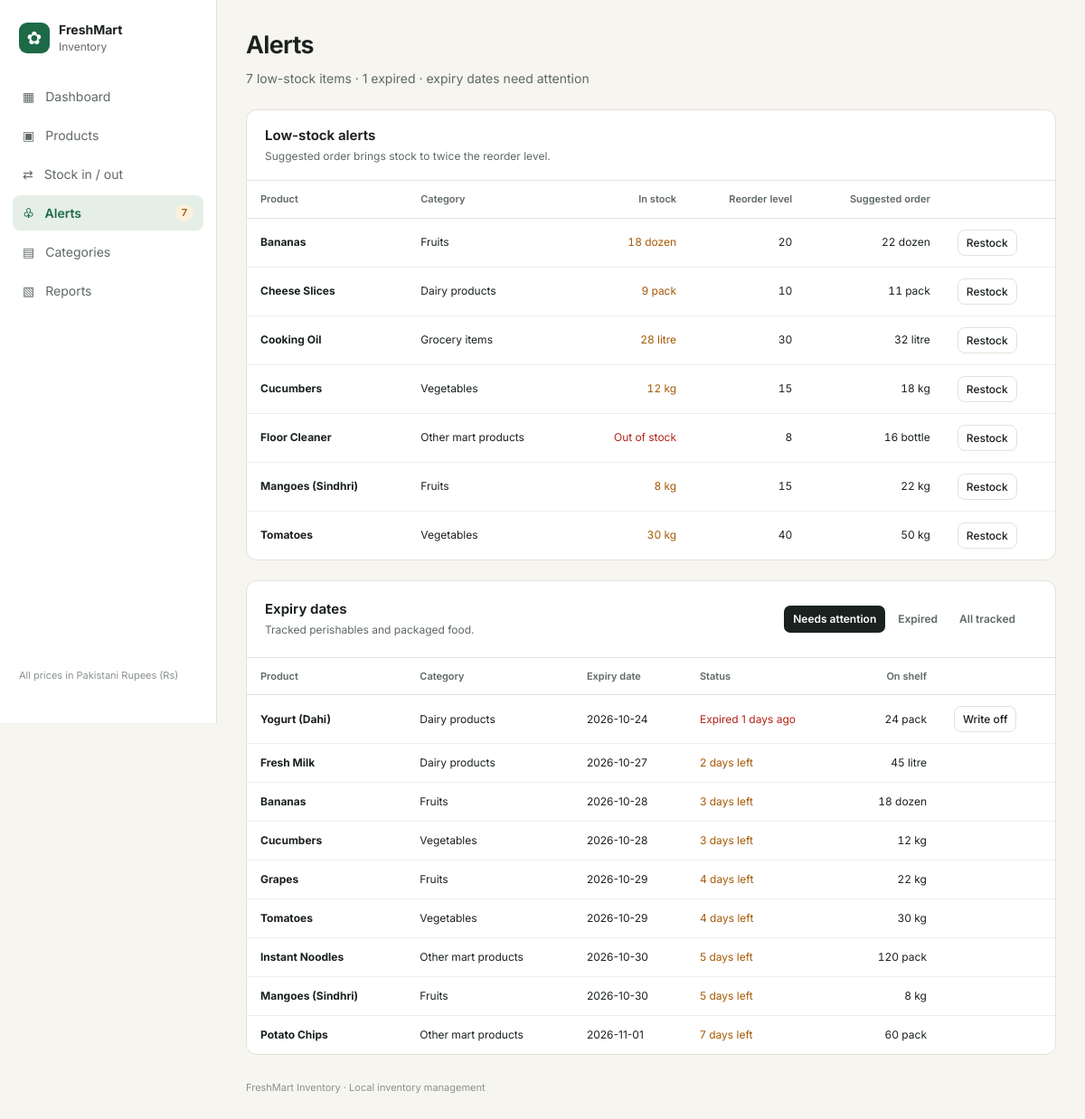
Screenshot of /alerts with the database file from the repository.
### tables this page shows
CREATE TABLE products(id INTEGER PRIMARY KEY AUTOINCREMENT,name TEXT NOT NULL COLLATE NOCASE UNIQUE,category TEXT NOT NULL,price REAL NOT NULL,unit TEXT NOT NULL,quantity INTEGER NOT NULL,reorder_level INTEGER NOT NULL,expiry_date TEXT);

### app.py (the view)
@app.route('/alerts')
def alerts_page():
    d=common(); filt=request.args.get('expiry','attention'); rows=[]
    for p in d['products']:
        if p['expiry_date']:
            st,days=expiry_status(p)
            if filt=='all' or (filt=='expired' and st=='expired') or (filt=='attention' and st in ('expired','soon')): rows.append({**p,'expiry_status':st,'days':days})
    rows.sort(key=lambda x:x['days'] if x['days'] is not None else 999999); d.update(expiry_rows=rows,expiry_filter=filt)
    return render_template('alerts.html',**d,title='Alerts')

### app.py (called while the page is built)
def db():
    conn=sqlite3.connect(DB_PATH); conn.row_factory=sqlite3.Row; return conn

def all_products():
    with db() as c: return [dict(r) for r in c.execute('SELECT * FROM products ORDER BY name')]

def all_transactions():
    with db() as c: return [dict(r) for r in c.execute('SELECT * FROM transactions ORDER BY date DESC,id DESC')]

def expiry_status(p):
    if not p.get('expiry_date'): return ('none',None)
    days=(date.fromisoformat(p['expiry_date'])-date.today()).days
    return ('expired' if days<0 else 'soon' if days<=7 else 'ok',days)

def common():
    products=all_products(); tx=all_transactions()
    low=[p for p in products if p['quantity']<=p['reorder_level']]
    expiry=[]
    for p in products:
        st,days=expiry_status(p)
        if st in ('expired','soon'): expiry.append({**p,'expiry_status':st,'days':days})
    expiry.sort(key=lambda x:x['days'])
    return dict(products=products,transactions=tx,categories=CATEGORIES,units=UNITS,reasons=REASONS,low_stock=low,expiry_watch=expiry)

@app.context_processor
def inject(): return {'today':date.today().isoformat(),'money':lambda n:'Rs {:,.0f}'.format(n),'qty':lambda n,u:f'{n:,} {u}','category_name':lambda cid:next((x[1] for x in CATEGORIES if x[0]==cid),cid),'stock_status':stock_status,'expiry_status':expiry_status}

### templates/alerts.html
{% extends 'base.html' %}{% block content %}<div class="page-head"><div><h1>Alerts</h1><p>{{ low_stock|length }} low-stock items · {{ expiry_rows|selectattr('expiry_status','equalto','expired')|list|length }} expired · expiry dates need attention</p></div></div><section class="panel"><div class="panel-head"><div><h2>Low-stock alerts</h2><p>Suggested order brings stock to twice the reorder level.</p></div></div><div class="table-wrap"><table><thead><tr><th>Product</th><th>Category</th><th class="num">In stock</th><th class="num">Reorder level</th><th class="num">Suggested order</th><th></th></tr></thead><tbody>{% for p in low_stock %}<tr><td><b>{{ p.name }}</b></td><td>{{ category_name(p.category) }}</td><td class="num {{ 'danger-text' if p.quantity==0 else 'warn-text' }}">{{ 'Out of stock' if p.quantity==0 else qty(p.quantity,p.unit) }}</td><td class="num">{{ p.reorder_level }}</td><td class="num">{{ qty([p.reorder_level*2-p.quantity,0]|max,p.unit) }}</td><td><a class="btn secondary small" href="{{ url_for('stock_page',type='in',product=p.id) }}">Restock</a></td></tr>{% else %}<tr><td colspan="6" class="empty">No low-stock items.</td></tr>{% endfor %}</tbody></table></div></section><section class="panel section-gap"><div class="panel-head"><div><h2>Expiry dates</h2><p>Tracked perishables and packaged food.</p></div><div class="filter-pills"><a class="{{ 'selected' if expiry_filter=='attention' else '' }}" href="{{ url_for('alerts_page',expiry='attention') }}">Needs attention</a><a class="{{ 'selected' if expiry_filter=='expired' else '' }}" href="{{ url_for('alerts_page',expiry='expired') }}">Expired</a><a class="{{ 'selected' if expiry_filter=='all' else '' }}" href="{{ url_for('alerts_page',expiry='all') }}">All tracked</a></div></div><div class="table-wrap"><table><thead><tr><th>Product</th><th>Category</th><th>Expiry date</th><th>Status</th><th class="num">On shelf</th><th></th></tr></thead><tbody>{% for p in expiry_rows %}<tr><td><b>{{ p.name }}</b></td><td>{{ category_name(p.category) }}</td><td>{{ p.expiry_date }}</td><td class="{{ 'danger-text' if p.expiry_status=='expired' else 'warn-text' if p.expiry_status=='soon' else 'green-text' }}">{% if p.days<0 %}Expired {{ -p.days }} days ago{% elif p.days==0 %}Expires today{% else %}{{ p.days }} days left{% endif %}</td><td class="num">{{ qty(p.quantity,p.unit) }}</td><td>{% if p.expiry_status=='expired' and p.quantity>0 %}<a class="btn secondary small" href="{{ url_for('stock_page',type='out',product=p.id,reason='Expired') }}">Write off</a>{% endif %}</td></tr>{% else %}<tr><td colspan="6" class="empty">Nothing to show for this filter.</td></tr>{% endfor %}</tbody></table></div></section>{% endblock %}

### static/style.css (style rules this page uses)
:root { --canvas:#f6f5f0;--surface:#fff;--ink:#1a211e;--muted:#5f6964;--subtle:#8a928d;--line:#e3e1d8;--brand:#1e6a46;--brand-hover:#17573a;--brand-soft:#e5efe8;--warn:#a65a06;--warn-soft:#fbf0de;--danger:#b42318;--danger-soft:#fbe8e6 }
* { box-sizing:border-box }
body { margin:0;background:var(--canvas);color:var(--ink);font-family:Inter,system-ui,sans-serif;font-size:14px;line-height:1.5 }
.page-head { display:flex;justify-content:space-between;align-items:flex-end;gap:16px;margin-bottom:24px }
.page-head h1 { font-size:27px;letter-spacing:-.7px;margin:0;font-weight:650 }
.page-head p { color:var(--muted);margin:5px 0 0 }
.btn { border:1px solid transparent;border-radius:8px;display:inline-flex;align-items:center;justify-content:center;gap:7px;padding:9px 13px;font:500 13px Inter,sans-serif;text-decoration:none;cursor:pointer;white-space:nowrap }
.btn.secondary { background:#fff;color:var(--ink);border-color:var(--line) }
.btn.small { padding:6px 9px;font-size:12px }
.panel { background:white;border:1px solid var(--line);border-radius:12px;overflow:hidden;min-width:0 }
.panel-head { display:flex;justify-content:space-between;align-items:center;gap:14px;padding:17px 20px;border-bottom:1px solid var(--line) }
.panel-head h2 { font-size:15px;margin:0;font-weight:650 }
.panel-head p { margin:3px 0 0;color:var(--muted);font-size:12px }
.panel-head a,.panel-foot a { color:var(--brand);text-decoration:none;font-weight:600;white-space:nowrap }
.warn-text { color:var(--warn)!important }
.danger-text { color:var(--danger)!important }
.table-wrap { overflow-x:auto }
table { border-collapse:collapse;width:100%;font-size:12px;white-space:nowrap }
th { text-align:left;color:var(--muted);font-weight:600;font-size:11px;background:#fff;padding:12px 15px;border-bottom:1px solid var(--line) }
td { padding:12px 15px;border-bottom:1px solid #efeee9;vertical-align:middle }
tbody tr:last-child td { border-bottom:0 }
.num { text-align:right;font-variant-numeric:tabular-nums }
.filter-pills { display:flex;gap:4px;padding:10px 14px }
.filter-pills a { padding:6px 10px;border-radius:7px;text-decoration:none;color:var(--muted);font-size:12px }
.filter-pills a.selected { background:var(--ink);color:white }
.section-gap { margin-top:22px }

### rows the page displays
products: name "Bananas", category "Fruits", quantity+unit "18 dozen", reorder_level "20", qty "22 dozen", expiry_date "2026-10-28", days "3"
products: name "Cheese Slices", category "Dairy products", quantity+unit "9 pack", reorder_level "10", qty "11 pack"
products: name "Cooking Oil", category "Grocery items", quantity+unit "28 litre", reorder_level "30", qty "32 litre"
products: name "Cucumbers", category "Vegetables", quantity+unit "12 kg", reorder_level "15", qty "18 kg", expiry_date "2026-10-28", days "3"
products: name "Floor Cleaner", category "Other mart products", quantity "Out of stock", reorder_level "8", qty "16 bottle"
products: name "Mangoes (Sindhri)", category "Fruits", quantity+unit "8 kg", reorder_level "15", qty "22 kg", expiry_date "2026-10-30", days "5"
products: name "Tomatoes", category "Vegetables", quantity+unit "30 kg", reorder_level "40", qty "50 kg", expiry_date "2026-10-29", days "4"
products: name "Yogurt (Dahi)", category "Dairy products", expiry_date "2026-10-24", days "1", quantity+unit "24 pack"
products: name "Fresh Milk", category "Dairy products", expiry_date "2026-10-27", days "2", quantity+unit "45 litre"
products: name "Grapes", category "Fruits", expiry_date "2026-10-29", days "4", quantity+unit "22 kg"
products: name "Instant Noodles", category "Other mart products", expiry_date "2026-10-30", days "5", quantity+unit "120 pack"
products: name "Potato Chips", category "Other mart products", expiry_date "2026-11-01", days "7", quantity+unit "60 pack"

### other values shown
{{ icon }} "▦" "▣" "⇄" "♧" "▤" "▧"
{{ label }} "Dashboard" "Products" "Stock in / out" "Alerts" "Categories" "Reports"
{{ low_stock|length }} "7"
